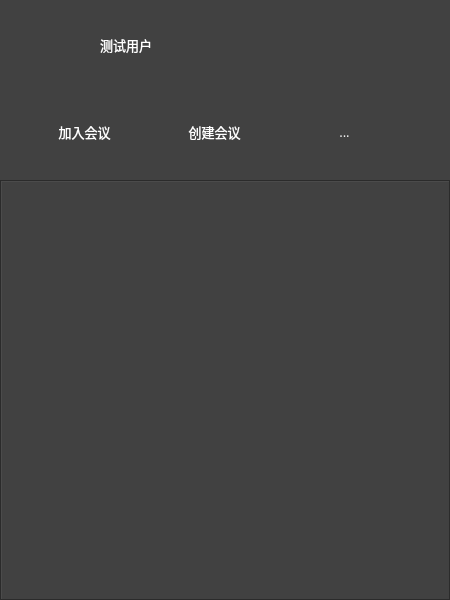
<?xml version="1.0" encoding="UTF-8"?>
<ui version="4.0">
 <class>WeChatDialog</class>
 <widget class="QDialog" name="WeChatDialog">
  <property name="geometry">
   <rect>
    <x>0</x>
    <y>0</y>
    <width>450</width>
    <height>600</height>
   </rect>
  </property>
  <property name="minimumSize">
   <size>
    <width>450</width>
    <height>600</height>
   </size>
  </property>
  <property name="maximumSize">
   <size>
    <width>450</width>
    <height>600</height>
   </size>
  </property>
  <property name="font">
   <font>
    <family>微软雅黑</family>
    <pointsize>10</pointsize>
   </font>
  </property>
  <property name="windowTitle">
   <string>WeChatDialog</string>
  </property>
  <property name="styleSheet">
   <string notr="true"/>
  </property>
  <layout class="QVBoxLayout" name="verticalLayout">
   <property name="leftMargin">
    <number>0</number>
   </property>
   <property name="topMargin">
    <number>0</number>
   </property>
   <property name="rightMargin">
    <number>0</number>
   </property>
   <property name="bottomMargin">
    <number>0</number>
   </property>
   <item>
    <widget class="QWidget" name="wdg_content" native="true">
     <property name="styleSheet">
      <string notr="true">background-color: rgb(65, 65, 65);
color: rgb(255, 255, 255);</string>
     </property>
     <widget class="QScrollArea" name="scrollArea">
      <property name="geometry">
       <rect>
        <x>0</x>
        <y>180</y>
        <width>451</width>
        <height>421</height>
       </rect>
      </property>
      <property name="frameShape">
       <enum>QFrame::Box</enum>
      </property>
      <property name="widgetResizable">
       <bool>true</bool>
      </property>
      <widget class="QWidget" name="scrollAreaWidgetContents">
       <property name="geometry">
        <rect>
         <x>0</x>
         <y>0</y>
         <width>447</width>
         <height>417</height>
        </rect>
       </property>
      </widget>
     </widget>
     <widget class="QLabel" name="lb_name">
      <property name="geometry">
       <rect>
        <x>100</x>
        <y>30</y>
        <width>271</width>
        <height>30</height>
       </rect>
      </property>
      <property name="font">
       <font>
        <family>微软雅黑</family>
        <pointsize>10</pointsize>
       </font>
      </property>
      <property name="text">
       <string>测试用户</string>
      </property>
     </widget>
     <widget class="QPushButton" name="pb_icon">
      <property name="geometry">
       <rect>
        <x>20</x>
        <y>10</y>
        <width>60</width>
        <height>60</height>
       </rect>
      </property>
      <property name="text">
       <string/>
      </property>
      <property name="icon">
       <iconset resource="resource.qrc">
        <normaloff>:/tx/5.png</normaloff>:/tx/5.png</iconset>
      </property>
      <property name="iconSize">
       <size>
        <width>60</width>
        <height>60</height>
       </size>
      </property>
      <property name="flat">
       <bool>true</bool>
      </property>
     </widget>
     <widget class="QPushButton" name="pb_set">
      <property name="geometry">
       <rect>
        <x>380</x>
        <y>30</y>
        <width>30</width>
        <height>30</height>
       </rect>
      </property>
      <property name="text">
       <string/>
      </property>
      <property name="icon">
       <iconset resource="resource.qrc">
        <normaloff>:/images/sett.png</normaloff>:/images/sett.png</iconset>
      </property>
      <property name="flat">
       <bool>true</bool>
      </property>
     </widget>
     <widget class="QWidget" name="">
      <property name="geometry">
       <rect>
        <x>-10</x>
        <y>80</y>
        <width>451</width>
        <height>83</height>
       </rect>
      </property>
      <layout class="QHBoxLayout" name="horizontalLayout">
       <item>
        <widget class="QToolButton" name="pb_join">
         <property name="minimumSize">
          <size>
           <width>81</width>
           <height>81</height>
          </size>
         </property>
         <property name="maximumSize">
          <size>
           <width>81</width>
           <height>81</height>
          </size>
         </property>
         <property name="font">
          <font>
           <family>微软雅黑</family>
           <pointsize>10</pointsize>
          </font>
         </property>
         <property name="text">
          <string>加入会议</string>
         </property>
         <property name="icon">
          <iconset resource="resource.qrc">
           <normaloff>:/images/color.png</normaloff>:/images/color.png</iconset>
         </property>
         <property name="iconSize">
          <size>
           <width>50</width>
           <height>50</height>
          </size>
         </property>
         <property name="toolButtonStyle">
          <enum>Qt::ToolButtonTextUnderIcon</enum>
         </property>
         <property name="autoRaise">
          <bool>true</bool>
         </property>
        </widget>
       </item>
       <item>
        <widget class="QToolButton" name="pb_create">
         <property name="minimumSize">
          <size>
           <width>81</width>
           <height>81</height>
          </size>
         </property>
         <property name="maximumSize">
          <size>
           <width>81</width>
           <height>81</height>
          </size>
         </property>
         <property name="font">
          <font>
           <family>微软雅黑</family>
           <pointsize>10</pointsize>
          </font>
         </property>
         <property name="text">
          <string>创建会议</string>
         </property>
         <property name="icon">
          <iconset resource="resource.qrc">
           <normaloff>:/images/color.png</normaloff>:/images/color.png</iconset>
         </property>
         <property name="iconSize">
          <size>
           <width>50</width>
           <height>50</height>
          </size>
         </property>
         <property name="toolButtonStyle">
          <enum>Qt::ToolButtonTextUnderIcon</enum>
         </property>
         <property name="autoRaise">
          <bool>true</bool>
         </property>
        </widget>
       </item>
       <item>
        <widget class="QToolButton" name="pb_tool3">
         <property name="minimumSize">
          <size>
           <width>81</width>
           <height>81</height>
          </size>
         </property>
         <property name="maximumSize">
          <size>
           <width>81</width>
           <height>81</height>
          </size>
         </property>
         <property name="font">
          <font>
           <family>微软雅黑</family>
           <pointsize>10</pointsize>
          </font>
         </property>
         <property name="text">
          <string>...</string>
         </property>
         <property name="icon">
          <iconset resource="resource.qrc">
           <normaloff>:/images/color.png</normaloff>:/images/color.png</iconset>
         </property>
         <property name="iconSize">
          <size>
           <width>50</width>
           <height>50</height>
          </size>
         </property>
         <property name="toolButtonStyle">
          <enum>Qt::ToolButtonTextUnderIcon</enum>
         </property>
         <property name="autoRaise">
          <bool>true</bool>
         </property>
        </widget>
       </item>
      </layout>
     </widget>
    </widget>
   </item>
  </layout>
 </widget>
 <layoutdefault spacing="6" margin="11"/>
 <resources>
  <include location="resource.qrc"/>
 </resources>
 <connections/>
</ui>
